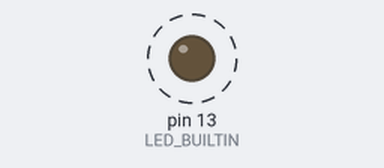
This sketch was run on a simulated Arduino Uno, built with avr-gcc and run on an emulated ATmega328P. Shown: output pins drawn as LEDs (lit = HIGH). Dashed ring = blinking.

Above: at 0.5 s.
Timing chart, 0 to 4.6 s (numbered marks = the images above):
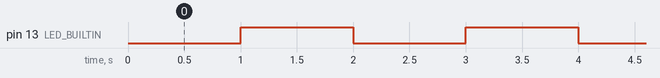

The sketch:

task1.2.ino
```cpp
 /*
Task 1 :- The One-Liner blinking an LED
Author Name :- Gopal Dhanokar
Company :- TRUSTING BRAINS
*/
void setup() {
  pinMode(LED_BUILTIN, OUTPUT);
}

void loop() {
  digitalWrite(LED_BUILTIN, (millis() / 1000) % 2);
}
```

Measured:
- by itself, pin 13 (LED_BUILTIN): alternates HIGH for 1.0 s and LOW for 1.0 s
